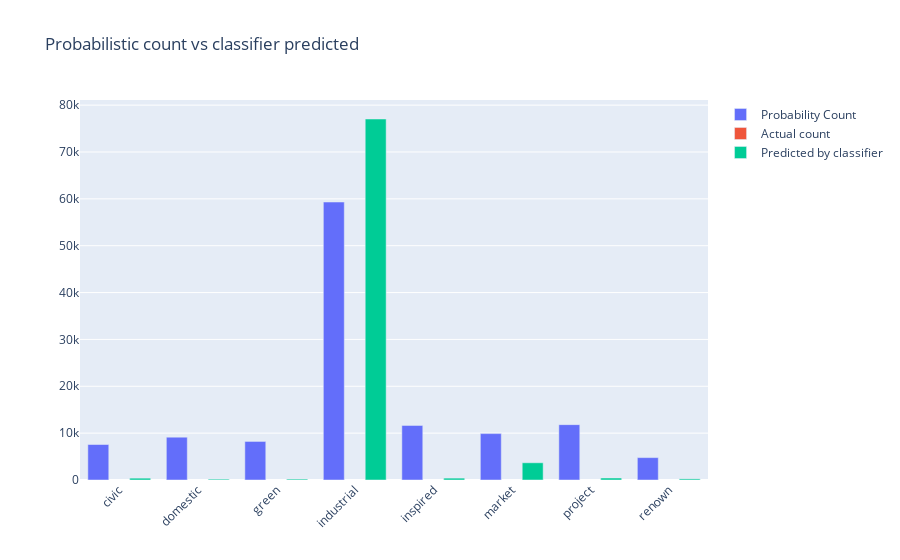
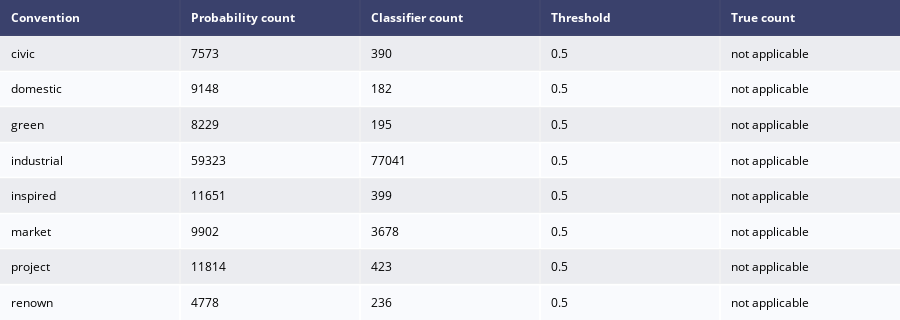

Notebook code for these charts, in order:
### Code cell
GitHub_AI = model_helpers.get_count(ai_repo_analysis_df, _DLModels, _thresholds, num_prob_buckets = 8, actual=False )
GitHub_AI = GitHub_AI.drop("Threshold", axis = 1).drop("True count", axis =1)
GitHub_AI['provenance'] = "github_ai"
display (GitHub_AI.head(10))
GitHub_AI.to_csv("./counts/github_ai_count.tsv",index=False, sep = "\t")

### Figure 1 — Plotly figure (JSON) as saved in the notebook; plotly's stock layout.template omitted (floating-point values rounded to 4 significant figures)
{"data": [{"name": "Probability Count", "textposition": "auto", "type": "bar", "x": ["civic", "domestic", "green", "industrial", "inspired", "market", "project", "renown"], "y": [7573, 9148, 8229, 59323, 11651, 9902, 11814, 4778]}, {"name": "Actual count", "textposition": "auto", "type": "bar", "x": ["civic", "domestic", "green", "industrial", "inspired", "market", "project", "renown"], "y": ["not applicable", "not applicable", "not applicable", "not applicable", "not applicable", "not applicable", "not applicable", "not applicable"]}, {"name": "Predicted by classifier", "textposition": "auto", "type": "bar", "x": ["civic", "domestic", "green", "industrial", "inspired", "market", "project", "renown"], "y": [390, 182, 195, 77041, 399, 3678, 423, 236]}], "layout": {"barmode": "group", "title": {"text": "Probabilistic count vs classifier predicted"}, "xaxis": {"tickangle": -45}}}

### Figure 2 — Plotly figure (JSON) as saved in the notebook; plotly's stock layout.template omitted (floating-point values rounded to 4 significant figures)
{"data": [{"colorscale": [[0, "#00083e"], [0.5, "#ededee"], [1, "#ffffff"]], "hoverinfo": "none", "opacity": 0.75, "showscale": false, "type": "heatmap", "z": [[0, 0, 0, 0, 0], [0.5, 0.5, 0.5, 0.5, 0.5], [1, 1, 1, 1, 1], [0.5, 0.5, 0.5, 0.5, 0.5], [1, 1, 1, 1, 1], [0.5, 0.5, 0.5, 0.5, 0.5], [1, 1, 1, 1, 1], [0.5, 0.5, 0.5, 0.5, 0.5], [1, 1, 1, 1, 1]]}], "layout": {"annotations": [{"align": "left", "font": {"color": "#ffffff"}, "showarrow": false, "text": "<b>Convention</b>", "x": -0.45, "xanchor": "left", "xref": "x", "y": 0, "yref": "y"}, {"align": "left", "font": {"color": "#ffffff"}, "showarrow": false, "text": "<b>Probability count</b>", "x": 0.55, "xanchor": "left", "xref": "x", "y": 0, "yref": "y"}, {"align": "left", "font": {"color": "#ffffff"}, "showarrow": false, "text": "<b>Classifier count</b>", "x": 1.55, "xanchor": "left", "xref": "x", "y": 0, "yref": "y"}, {"align": "left", "font": {"color": "#ffffff"}, "showarrow": false, "text": "<b>Threshold</b>", "x": 2.55, "xanchor": "left", "xref": "x", "y": 0, "yref": "y"}, {"align": "left", "font": {"color": "#ffffff"}, "showarrow": false, "text": "<b>True count</b>", "x": 3.55, "xanchor": "left", "xref": "x", "y": 0, "yref": "y"}, {"align": "left", "font": {"color": "#000000"}, "showarrow": false, "text": "civic", "x": -0.45, "xanchor": "left", "xref": "x", "y": 1, "yref": "y"}, {"align": "left", "font": {"color": "#000000"}, "showarrow": false, "text": "7573", "x": 0.55, "xanchor": "left", "xref": "x", "y": 1, "yref": "y"}, {"align": "left", "font": {"color": "#000000"}, "showarrow": false, "text": "390", "x": 1.55, "xanchor": "left", "xref": "x", "y": 1, "yref": "y"}, {"align": "left", "font": {"color": "#000000"}, "showarrow": false, "text": "0.5", "x": 2.55, "xanchor": "left", "xref": "x", "y": 1, "yref": "y"}, {"align": "left", "font": {"color": "#000000"}, "showarrow": false, "text": "not applicable", "x": 3.55, "xanchor": "left", "xref": "x", "y": 1, "yref": "y"}, {"align": "left", "font": {"color": "#000000"}, "showarrow": false, "text": "domestic", "x": -0.45, "xanchor": "left", "xref": "x", "y": 2, "yref": "y"}, {"align": "left", "font": {"color": "#000000"}, "showarrow": false, "text": "9148", "x": 0.55, "xanchor": "left", "xref": "x", "y": 2, "yref": "y"}, {"align": "left", "font": {"color": "#000000"}, "showarrow": false, "text": "182", "x": 1.55, "xanchor": "left", "xref": "x", "y": 2, "yref": "y"}, {"align": "left", "font": {"color": "#000000"}, "showarrow": false, "text": "0.5", "x": 2.55, "xanchor": "left", "xref": "x", "y": 2, "yref": "y"}, {"align": "left", "font": {"color": "#000000"}, "showarrow": false, "text": "not applicable", "x": 3.55, "xanchor": "left", "xref": "x", "y": 2, "yref": "y"}, {"align": "left", "font": {"color": "#000000"}, "showarrow": false, "text": "green", "x": -0.45, "xanchor": "left", "xref": "x", "y": 3, "yref": "y"}, {"align": "left", "font": {"color": "#000000"}, "showarrow": false, "text": "8229", "x": 0.55, "xanchor": "left", "xref": "x", "y": 3, "yref": "y"}, {"align": "left", "font": {"color": "#000000"}, "showarrow": false, "text": "195", "x": 1.55, "xanchor": "left", "xref": "x", "y": 3, "yref": "y"}, {"align": "left", "font": {"color": "#000000"}, "showarrow": false, "text": "0.5", "x": 2.55, "xanchor": "left", "xref": "x", "y": 3, "yref": "y"}, {"align": "left", "font": {"color": "#000000"}, "showarrow": false, "text": "not applicable", "x": 3.55, "xanchor": "left", "xref": "x", "y": 3, "yref": "y"}, {"align": "left", "font": {"color": "#000000"}, "showarrow": false, "text": "industrial", "x": -0.45, "xanchor": "left", "xref": "x", "y": 4, "yref": "y"}, {"align": "left", "font": {"color": "#000000"}, "showarrow": false, "text": "59323", "x": 0.55, "xanchor": "left", "xref": "x", "y": 4, "yref": "y"}, {"align": "left", "font": {"color": "#000000"}, "showarrow": false, "text": "77041", "x": 1.55, "xanchor": "left", "xref": "x", "y": 4, "yref": "y"}, {"align": "left", "font": {"color": "#000000"}, "showarrow": false, "text": "0.5", "x": 2.55, "xanchor": "left", "xref": "x", "y": 4, "yref": "y"}, {"align": "left", "font": {"color": "#000000"}, "showarrow": false, "text": "not applicable", "x": 3.55, "xanchor": "left", "xref": "x", "y": 4, "yref": "y"}, {"align": "left", "font": {"color": "#000000"}, "showarrow": false, "text": "inspired", "x": -0.45, "xanchor": "left", "xref": "x", "y": 5, "yref": "y"}, {"align": "left", "font": {"color": "#000000"}, "showarrow": false, "text": "11651", "x": 0.55, "xanchor": "left", "xref": "x", "y": 5, "yref": "y"}, {"align": "left", "font": {"color": "#000000"}, "showarrow": false, "text": "399", "x": 1.55, "xanchor": "left", "xref": "x", "y": 5, "yref": "y"}, {"align": "left", "font": {"color": "#000000"}, "showarrow": false, "text": "0.5", "x": 2.55, "xanchor": "left", "xref": "x", "y": 5, "yref": "y"}, {"align": "left", "font": {"color": "#000000"}, "showarrow": false, "text": "not applicable", "x": 3.55, "xanchor": "left", "xref": "x", "y": 5, "yref": "y"}, {"align": "left", "font": {"color": "#000000"}, "showarrow": false, "text": "market", "x": -0.45, "xanchor": "left", "xref": "x", "y": 6, "yref": "y"}, {"align": "left", "font": {"color": "#000000"}, "showarrow": false, "text": "9902", "x": 0.55, "xanchor": "left", "xref": "x", "y": 6, "yref": "y"}, {"align": "left", "font": {"color": "#000000"}, "showarrow": false, "text": "3678", "x": 1.55, "xanchor": "left", "xref": "x", "y": 6, "yref": "y"}, {"align": "left", "font": {"color": "#000000"}, "showarrow": false, "text": "0.5", "x": 2.55, "xanchor": "left", "xref": "x", "y": 6, "yref": "y"}, {"align": "left", "font": {"color": "#000000"}, "showarrow": false, "text": "not applicable", "x": 3.55, "xanchor": "left", "xref": "x", "y": 6, "yref": "y"}, {"align": "left", "font": {"color": "#000000"}, "showarrow": false, "text": "project", "x": -0.45, "xanchor": "left", "xref": "x", "y": 7, "yref": "y"}, {"align": "left", "font": {"color": "#000000"}, "showarrow": false, "text": "11814", "x": 0.55, "xanchor": "left", "xref": "x", "y": 7, "yref": "y"}, {"align": "left", "font": {"color": "#000000"}, "showarrow": false, "text": "423", "x": 1.55, "xanchor": "left", "xref": "x", "y": 7, "yref": "y"}, {"align": "left", "font": {"color": "#000000"}, "showarrow": false, "text": "0.5", "x": 2.55, "xanchor": "left", "xref": "x", "y": 7, "yref": "y"}, {"align": "left", "font": {"color": "#000000"}, "showarrow": false, "text": "not applicable", "x": 3.55, "xanchor": "left", "xref": "x", "y": 7, "yref": "y"}, {"align": "left", "font": {"color": "#000000"}, "showarrow": false, "text": "renown", "x": -0.45, "xanchor": "left", "xref": "x", "y": 8, "yref": "y"}, {"align": "left", "font": {"color": "#000000"}, "showarrow": false, "text": "4778", "x": 0.55, "xanchor": "left", "xref": "x", "y": 8, "yref": "y"}, {"align": "left", "font": {"color": "#000000"}, "showarrow": false, "text": "236", "x": 1.55, "xanchor": "left", "xref": "x", "y": 8, "yref": "y"}, {"align": "left", "font": {"color": "#000000"}, "showarrow": false, "text": "0.5", "x": 2.55, "xanchor": "left", "xref": "x", "y": 8, "yref": "y"}, {"align": "left", "font": {"color": "#000000"}, "showarrow": false, "text": "not applicable", "x": 3.55, "xanchor": "left", "xref": "x", "y": 8, "yref": "y"}], "height": 320, "margin": {"b": 0, "l": 0, "r": 0, "t": 0}, "xaxis": {"dtick": 1, "gridwidth": 2, "showticklabels": false, "tick0": -0.5, "ticks": "", "zeroline": false}, "yaxis": {"autorange": "reversed", "dtick": 1, "gridwidth": 2, "showticklabels": false, "tick0": 0.5, "ticks": "", "zeroline": false}}}
